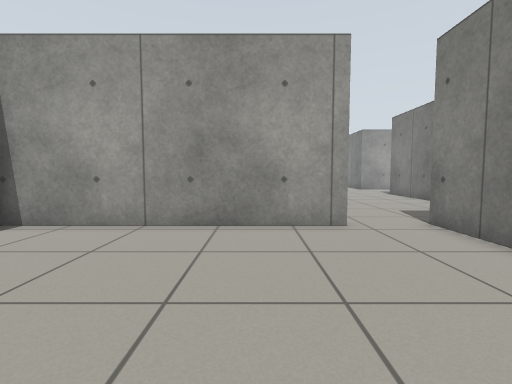
[1] (above)

24 first-person views from a walk through a Gazebo world. The camera is 0.72 m above the floor, tilts 4° down and sees 85° across. The floor is counted in squares, 0.5 m on a side. Each view is taken from the middle of a square. On the plan, view 1 faces up. The plan holds only what a view shows up to about 14 squares ahead; the rest is blank. The place goes on beyond the plan.

[2]
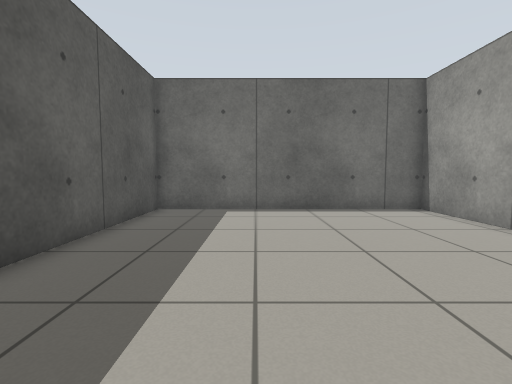

[3]
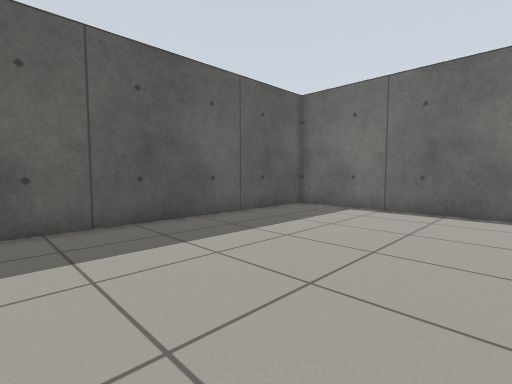

[4]
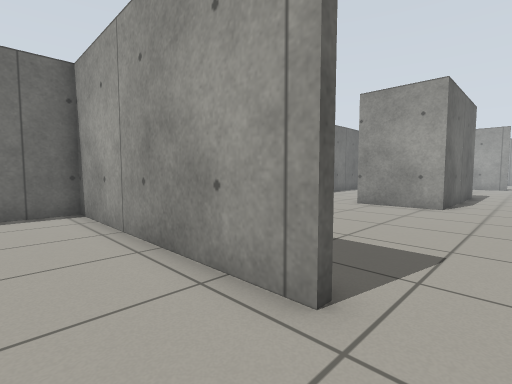

[5]
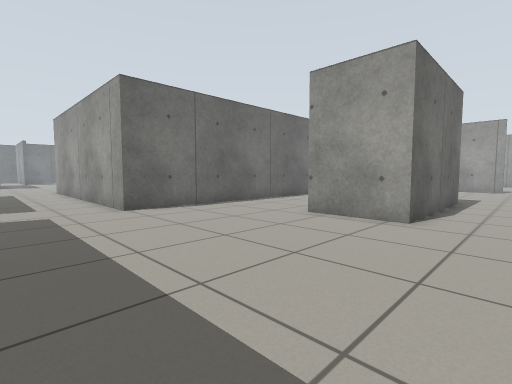

[6]
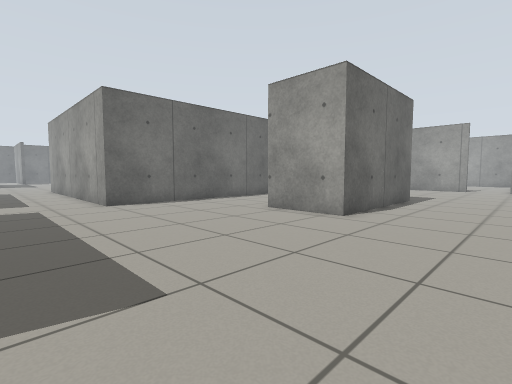

[7]
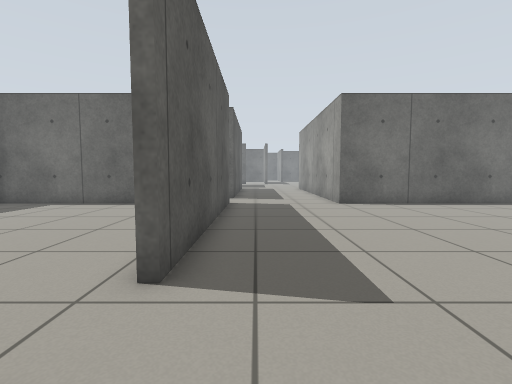

[8]
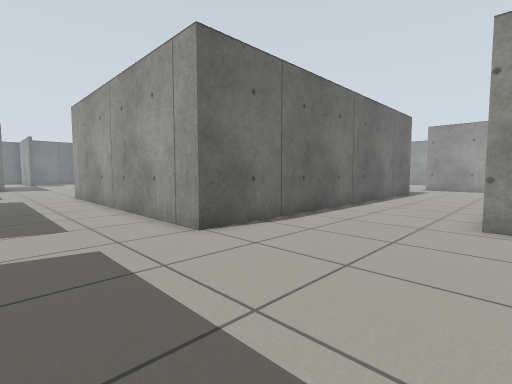

[9]
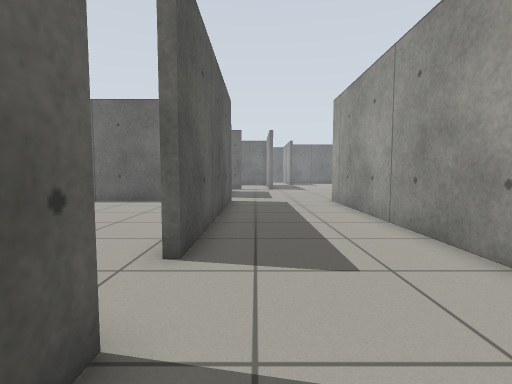

[10]
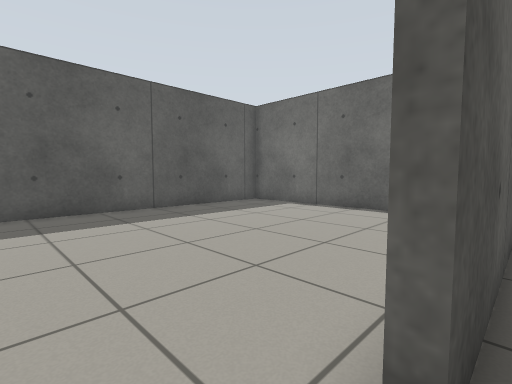

[11]
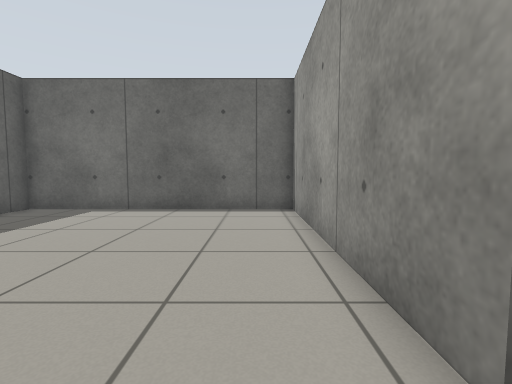

[12]
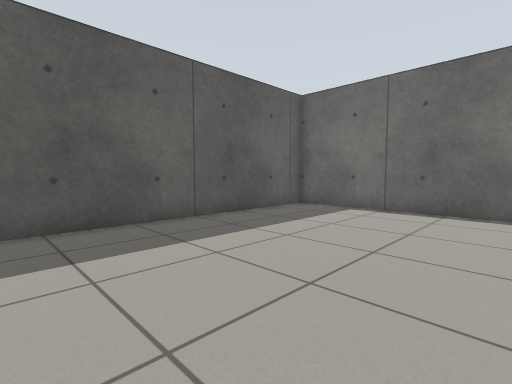

[13]
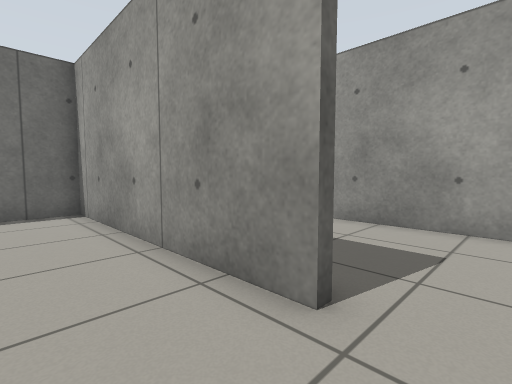

[14]
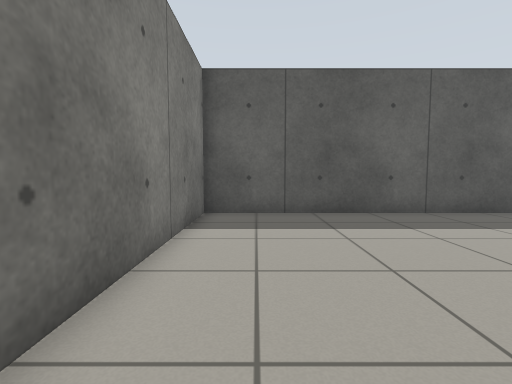

[15]
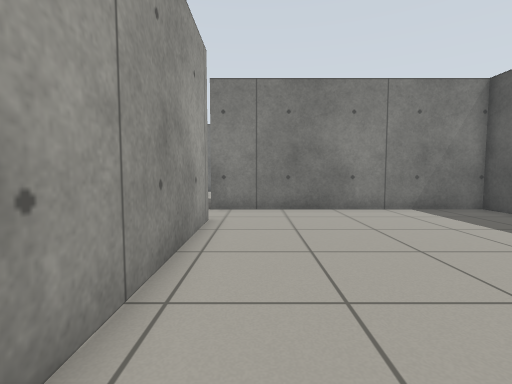

[16]
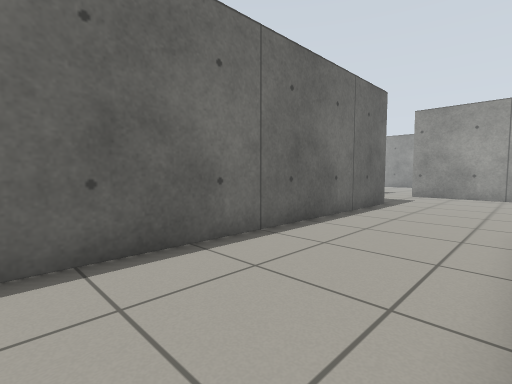

[17]
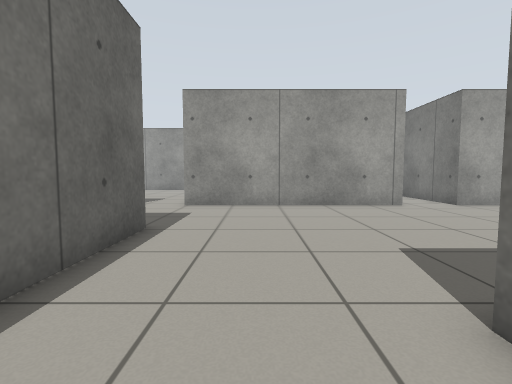

[18]
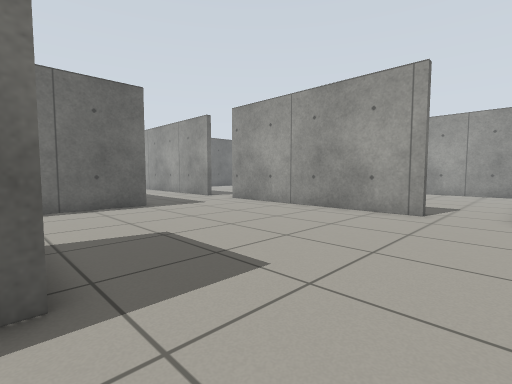

[19]
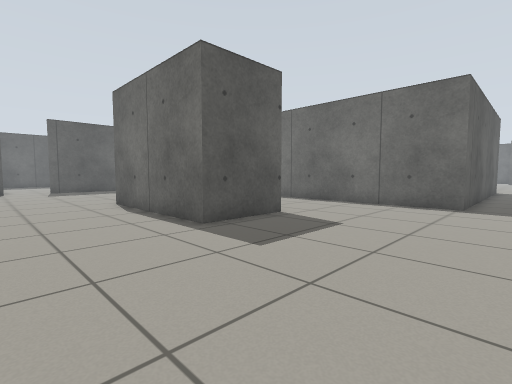

[20]
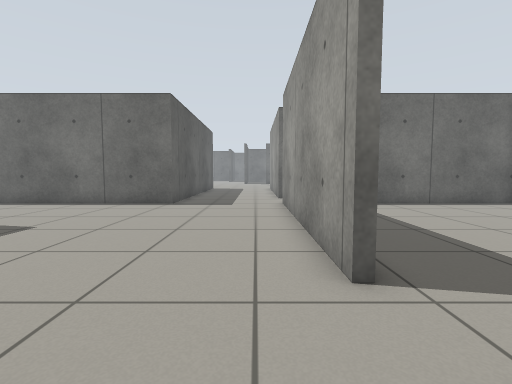

[21]
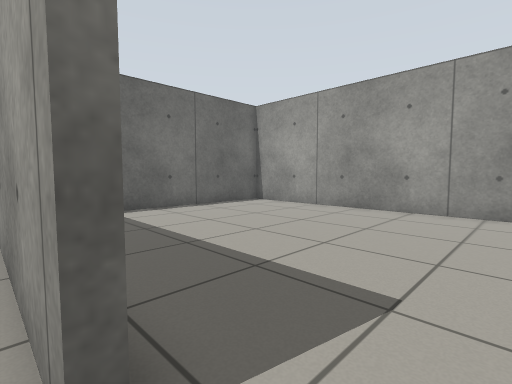

[22]
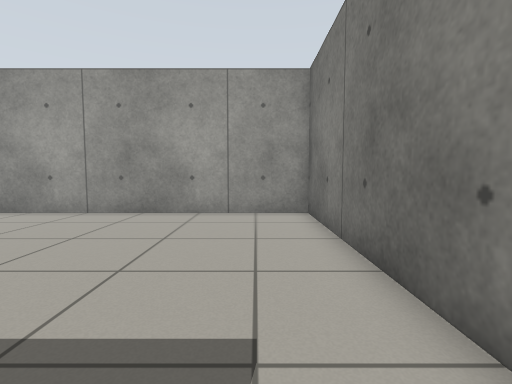

[23]
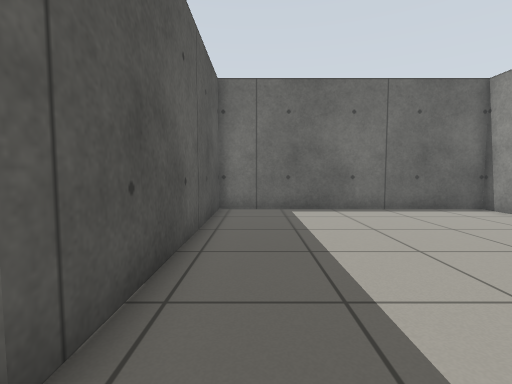

[24]
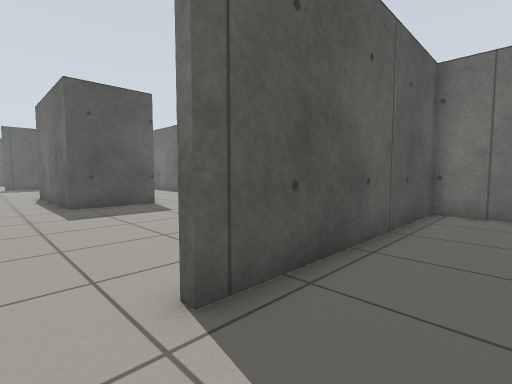

### Floor plan
Points are (right, up) in squares from view 1. A wall is a line through its corners. A room is listed if a view was taken in it or the views show most of it. See-through windows are left out.
Room 1 (views 1, 2, 3, 4, 15)
walls: (2.5, 7.5) (-6.8, 7.5) (-6.8, -2.8) (4.9, -2.8) (4.9, 6.6)
ways out: opening at (3.5, 7.5) to room 2
Room 2 (views 5, 6, 7, 8, 9, 14, 16)
walls: (1.6, 17.6) (-1.9, 17.6); (4.9, 6.6) (4.9, 7.8); (-6.8, 16.6) (-6.8, 12.9); (-7.2, 7.8) (2.5, 7.8) (2.5, 7.5)
ways out: opening at (3.5, 7.5) to room 1; opening at (-7, 10.5) to room 3; opening at (-4.5, 17.2) to room 5; opening at (4, 17) to room 5
Room 3 (view 10)
walls: (-18.7, 7.8) (-9.6, 7.8) (-9.6, 7.5); (-6.8, 12.9) (-19.1, 12.9)
ways out: opening at (-7, 10.5) to room 2; opening at (-8.5, 7.5) to room 4
Room 4 (views 11, 12, 13)
walls: (-9.6, 7.5) (-18.9, 7.5) (-18.9, -2.8) (-8.2, -2.8)
ways out: opening at (-8.5, 7.5) to room 3
Room 5 (views 17, 18, 19, 20, 21, 22)
walls: (-1.9, 24.5) (1.6, 24.5) (1.6, 17.6); (-6.8, 29.2) (-6.8, 16.6); (2.5, 34.3) (-7.2, 34.3); (6.5, 34.3) (4.9, 34.3) (4.9, 35.5)
ways out: opening at (-4.5, 17.2) to room 2; opening at (4, 17) to room 2; opening at (3.5, 34.5) to room 6; opening at (-7, 31.5)
Room 6 (views 23, 24)
walls: (4.9, 35.5) (4.9, 44.9) (-6.8, 44.9) (-6.8, 34.6) (2.5, 34.6)
ways out: opening at (3.5, 34.5) to room 5

Positions as (right, up) in squares from view 1, and headings:
1: (0, 0), facing up
2: (4, 1), facing left
3: (4, 5), facing down-left
4: (4, 5), facing up-left
5: (4, 9), facing up-left
6: (6, 9), facing up-left
7: (6, 9), facing left
8: (-1, 9), facing up-left
9: (-5, 9), facing left
10: (-8, 8), facing down-left
11: (-8, 6), facing left
12: (-8, 5), facing down-left
13: (-8, 5), facing up-left
14: (3, 7), facing down
15: (-6, 6), facing right
16: (-2, 16), facing up-left
17: (-4, 22), facing up
18: (5, 24), facing up-left
19: (6, 31), facing down-left
20: (6, 33), facing left
21: (4, 34), facing up-left
22: (3, 35), facing up
23: (4, 36), facing left
24: (4, 37), facing down-left
